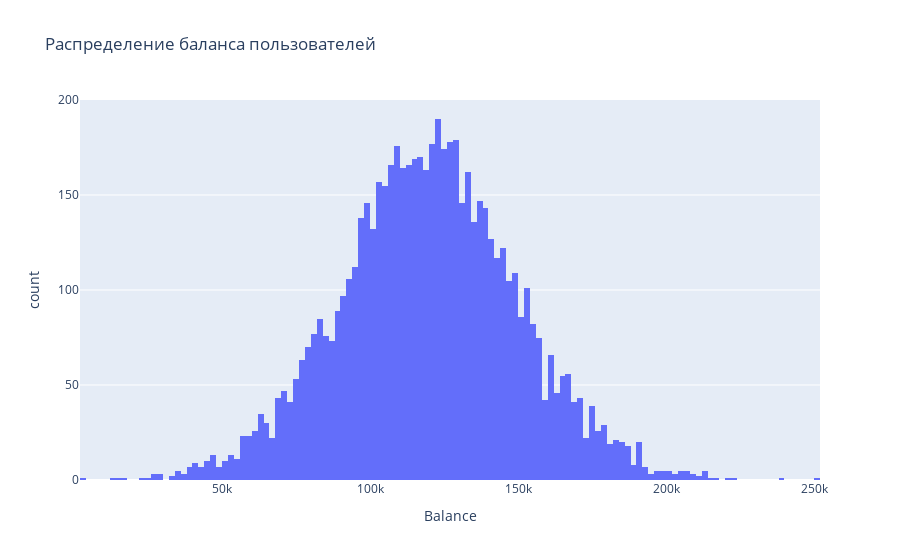

Notebook source saved alongside this figure:
### Markdown cell above
ВЫВОД №1. Из данной круговой диаграммы видно, что процент ушедших клиентов составляет - 79,6%, а лояльных клентов - 20,4%. 
Количество ушедших клиентов в 3,9 раз больше, чем лояльных.

### Code cell
# Задание 9.2
# Вводим маску для отсева клиентов с суммой на счете менее 2500 долларов
mask=churn_data["Balance"]>2500

# Строим график
fig_2=px.histogram(
    data_frame=churn_data[mask],  #датафрейм
    x="Balance",   #ось Х
title="Распределение баланса пользователей"   #заголовок
)

# отображаем его
fig_2.show()

### Figure 1 — Plotly figure (JSON) as saved in the notebook; plotly's stock layout.template omitted (floating-point values rounded to 4 significant figures; data arrays with more than 128 entries replaced by an {"elided": "..."} marker saying what was removed)
{"data": [{"alignmentgroup": "True", "bingroup": "x", "hovertemplate": "Balance=%{x}<br>count=%{y}<extra></extra>", "legendgroup": "", "marker": {"color": "#636efa", "pattern": {"shape": ""}}, "name": "", "offsetgroup": "", "orientation": "v", "showlegend": false, "type": "histogram", "x": {"elided": "6383 float values"}, "xaxis": "x", "yaxis": "y"}], "layout": {"barmode": "relative", "legend": {"tracegroupgap": 0}, "title": {"text": "Распределение баланса пользователей"}, "xaxis": {"anchor": "y", "domain": [0, 1], "title": {"text": "Balance"}}, "yaxis": {"anchor": "x", "domain": [0, 1], "title": {"text": "count"}}}}
